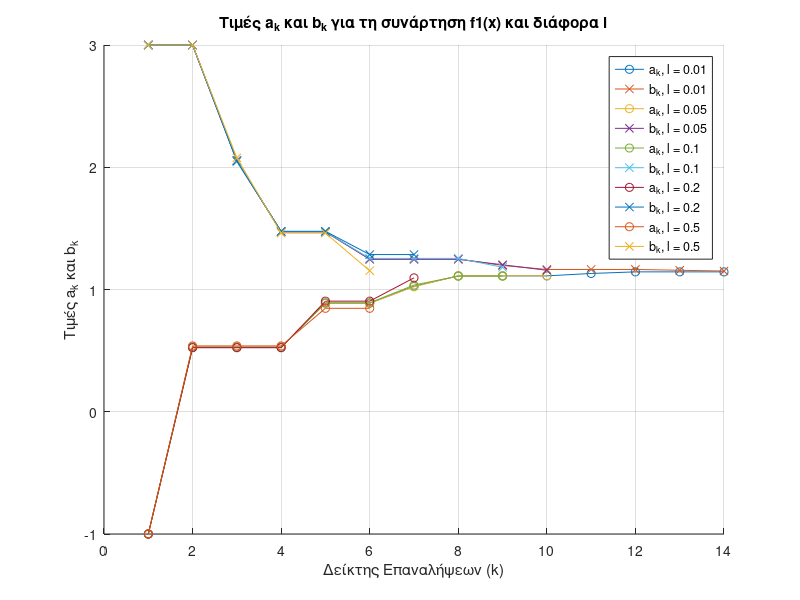

The MATLAB script that drew this image:
% Ορισμός της συνάρτησης f1
f1 = @(x) (x - 2).^2 + x .* log(x + 3);

% Αρχικές τιμές
a_init = -1; % Αρχική τιμή α
b_init = 3;  % Αρχική τιμή β
l_values = [0.01, 0.05, 0.1, 0.2, 0.5]; % Τιμές για το τελικό εύρος αναζήτησης
epsilon = 1e-5; % Μικρή σταθερά για το τελευταίο βήμα της μεθόδου

% Συνάρτηση Fibonacci
fib = @(n) round((((1 + sqrt(5)) / 2)^n - ((1 - sqrt(5)) / 2)^n) / sqrt(5));

% Αποθήκευση αποτελεσμάτων
results_a_f1 = cell(size(l_values)); % Αποθήκευση ακραίων τιμών a_k για κάθε l
results_b_f1 = cell(size(l_values)); % Αποθήκευση ακραίων τιμών b_k για κάθε l

% Επανάληψη για κάθε τιμή του l
for l_idx = 1:length(l_values)
    l = l_values(l_idx);
    a = a_init;
    b = b_init;
    
    % Υπολογισμός του ελάχιστου όρου Fibonacci n για F_n > (b - a) / l
    n = 1;
    while fib(n) <= (b - a) / l
        n = n + 1;
    end
    
    % Αρχικοποίηση των τιμών x1 και x2
    x1 = a + fib(n - 2) / fib(n) * (b - a);
    x2 = a + fib(n - 1) / fib(n) * (b - a);
    f1k = f1(x1);
    f2k = f1(x2);
    k = 1;
    
    % Αρχικοποίηση πινάκων για αποθήκευση των ακραίων τιμών
    ak_values = a; % Αρχική τιμή a
    bk_values = b; % Αρχική τιμή b
    
    % Μέθοδος Fibonacci
    while k < n - 2
        if f1k > f2k
            a = x1;
            x1 = x2;
            x2 = a + fib(n - k - 1) / fib(n - k) * (b - a);
            f1k = f2k;
            f2k = f1(x2);
        else
            b = x2;
            x2 = x1;
            x1 = a + fib(n - k - 2) / fib(n - k) * (b - a);
            f2k = f1k;
            f1k = f1(x1);
        end
        % Καταγραφή τρεχουσών τιμών a και b
        ak_values = [ak_values, a];
        bk_values = [bk_values, b];
        k = k + 1;
    end
    
    % Τελικό βήμα
    x1 = x1;
    x2 = x1 + epsilon;
    if f1(x1) > f1(x2)
        a = x1;
    else
        b = x1;
    end
    ak_values = [ak_values, a];
    bk_values = [bk_values, b];
    
    % Αποθήκευση των τιμών [a_k, b_k] για το συγκεκριμένο l
    results_a_f1{l_idx} = ak_values;
    results_b_f1{l_idx} = bk_values;
end

% Γραφική Παράσταση των τιμών a_k και b_k για κάθε τιμή του l
figure;
hold on;
for i = 1:length(l_values)
    plot(1:length(results_a_f1{i}), results_a_f1{i}, '-o', 'DisplayName', ['a_k, l = ', num2str(l_values(i))]);
    plot(1:length(results_b_f1{i}), results_b_f1{i}, '-x', 'DisplayName', ['b_k, l = ', num2str(l_values(i))]);
end
xlabel('Δείκτης Επαναλήψεων (k)');
ylabel('Τιμές a_k και b_k');
title('Τιμές a_k και b_k για τη συνάρτηση f1(x) και διάφορα l');
legend show;
grid on;
hold off;
